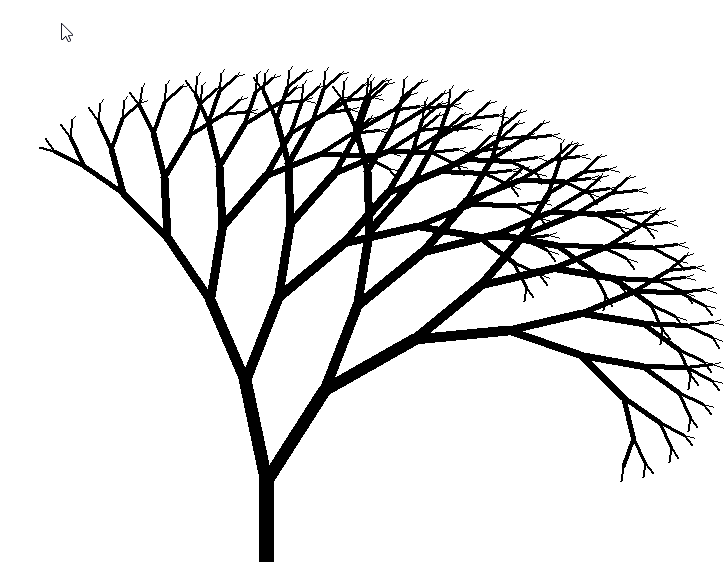

Python code for this plot:
import random
import time
import turtle

turtle.tracer(1000, 0)
turtle.setworldcoordinates(0, 0, 700, 700)
turtle.hideturtle()

def narisiPoganjek(zacetek, smer, dolzina):
    if dolzina < 5:
        return

    turtle.penup()
    turtle.goto(zacetek)
    turtle.setheading(smer)

    turtle.pendown()
    turtle.pensize(max(dolzina / 7, 1))
    turtle.forward(dolzina)

    konec = turtle.position()
    leva_smer = smer + levi
    leva_dolzina = dolzina - leva_manjsanje
    desna_smer = smer - desni
    desna_dolzina = dolzina - desna_manjsanje

    narisiPoganjek(konec, leva_smer, leva_dolzina)
    narisiPoganjek(konec, desna_smer, desna_dolzina)


levi = random.randint(10, 30)
leva_manjsanje  = random.randint(8, 15)
desni = random.randint(10, 30)
desna_manjsanje = random.randint(8, 15)
zacetna_dolzina = random.randint(80, 120)


turtle.clear()
turtle.penup()
turtle.goto(10, 10)


narisiPoganjek((350, 10), 90, zacetna_dolzina)

turtle.done()
